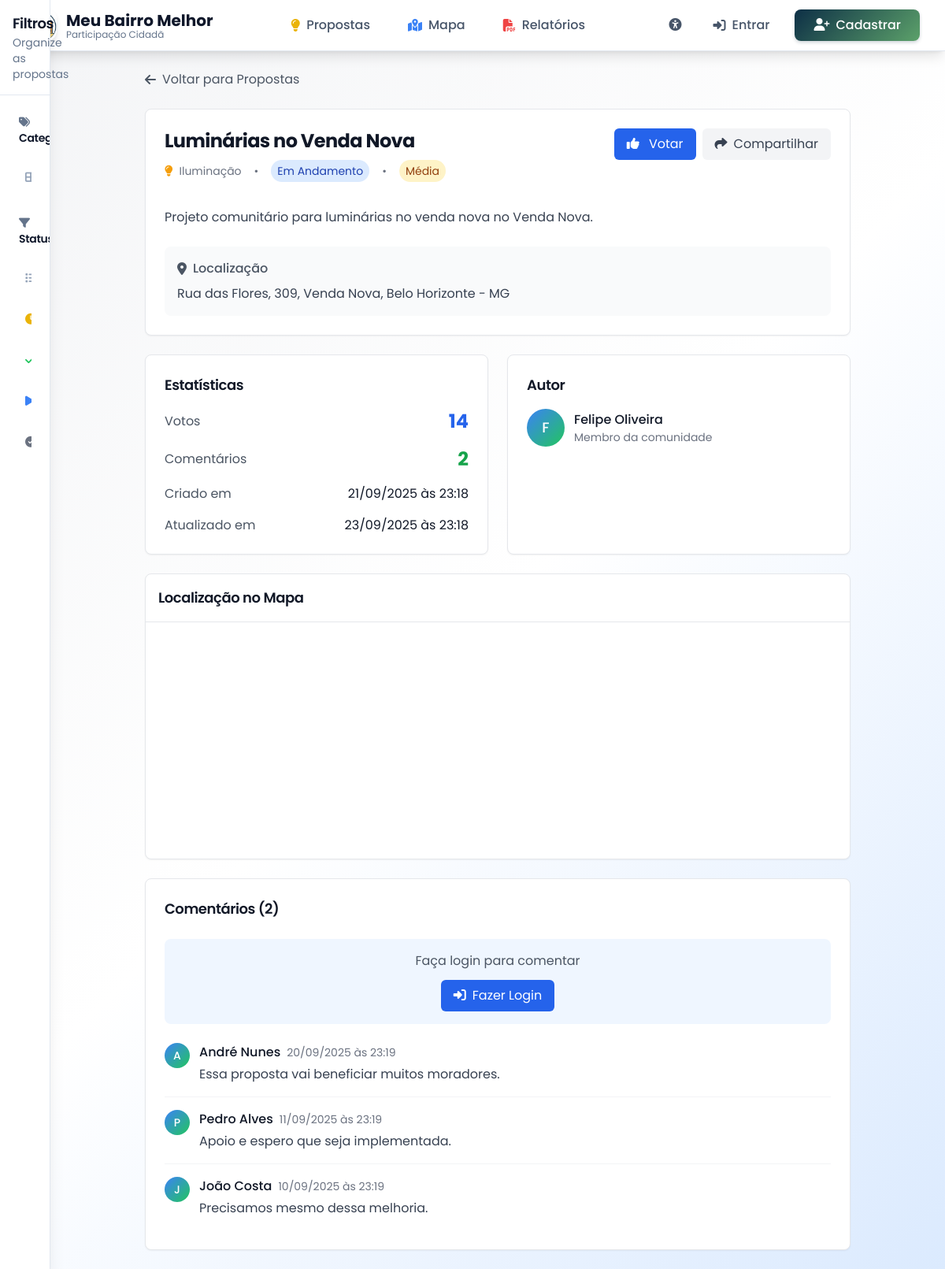
Before: /proposta/34 with the older database file.
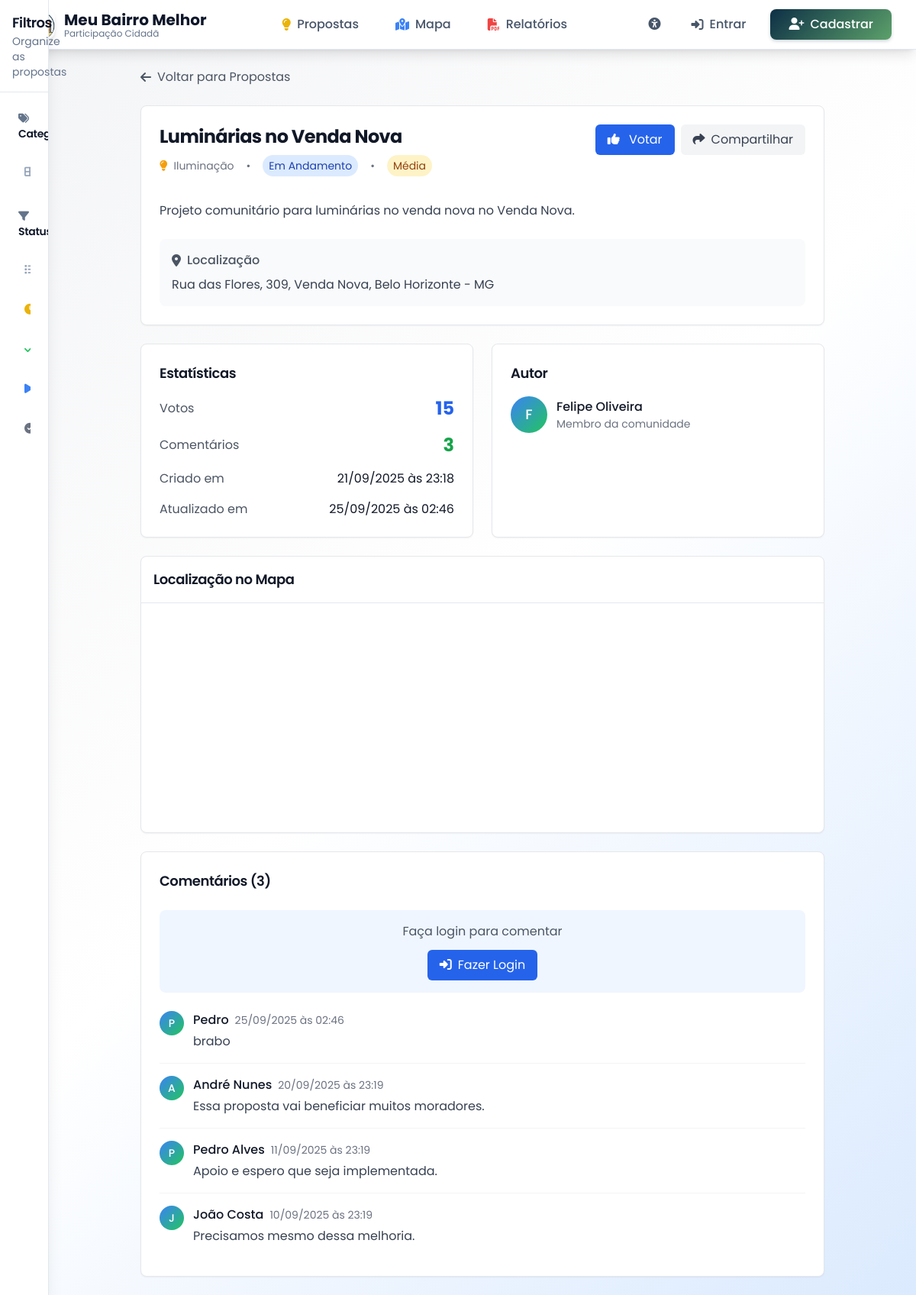
After: the same page with the newer database file.
### app.py (models this page shows, shortened)
class Proposal(db.Model):
    id = db.Column(db.Integer, primary_key=True)
    title = db.Column(db.String(200), nullable=False)
    description = db.Column(db.Text, nullable=False)
    category = db.Column(db.String(50), db.ForeignKey('category.id'), nullable=False)
    latitude = db.Column(db.Float, nullable=False)
    longitude = db.Column(db.Float, nullable=False)
    address = db.Column(db.String(300), nullable=False)
    status = db.Column(db.String(20), default='pending')
    priority = db.Column(db.String(10), default='medium')
    votes_count = db.Column(db.Integer, default=0)
    comments_count = db.Column(db.Integer, default=0)
    author_id = db.Column(db.Integer, db.ForeignKey('user.id'), nullable=False)
    created_at = db.Column(db.DateTime, default=datetime.utcnow)
    updated_at = db.Column(db.DateTime, default=datetime.utcnow, onupdate=datetime.utcnow)
    author = db.relationship('User', backref='proposals')
    category_obj = db.relationship('Category', backref='proposals')

class Category(db.Model):
    id = db.Column(db.String(50), primary_key=True)
    name = db.Column(db.String(100), nullable=False)
    icon = db.Column(db.String(50))
    color = db.Column(db.String(7))

class User(UserMixin, db.Model):
    id = db.Column(db.Integer, primary_key=True)
    email = db.Column(db.String(120), unique=True, nullable=False)
    name = db.Column(db.String(100), nullable=False)
    password_hash = db.Column(db.String(128))
    created_at = db.Column(db.DateTime, default=datetime.utcnow)
    nome_completo = db.Column(db.String(200))
    cpf = db.Column(db.String(14))
    telefone = db.Column(db.String(20))
    endereco = db.Column(db.Text)
    cep = db.Column(db.String(10))
    data_nascimento = db.Column(db.Date)

class Comment(db.Model):
    id = db.Column(db.Integer, primary_key=True)
    proposal_id = db.Column(db.Integer, db.ForeignKey('proposal.id'), nullable=False)
    user_id = db.Column(db.Integer, db.ForeignKey('user.id'), nullable=False)
    content = db.Column(db.Text, nullable=False)
    created_at = db.Column(db.DateTime, default=datetime.utcnow)
    updated_at = db.Column(db.DateTime, default=datetime.utcnow, onupdate=datetime.utcnow)
    user = db.relationship('User', backref='comments')
    proposal = db.relationship('Proposal', backref='comments')
    @property
    def author_name(self):
        return self.user.name if self.user else 'Usuário Anônimo'

### app.py (the view)
@app.route('/proposta/<int:id>')
def proposta_detalhes(id):
    proposal = Proposal.query.get_or_404(id)
    comments = Comment.query.filter_by(proposal_id=id).order_by(Comment.created_at.desc()).all()
    user_voted = False
    if current_user.is_authenticated:
        vote = Vote.query.filter_by(
            proposal_id=id,
            user_id=current_user.id
        ).first()
        user_voted = vote is not None
    return render_template('proposta_detalhes.html',
                         proposal=proposal,
                         comments=comments,
                         user_voted=user_voted)

### templates/proposta_detalhes.html (shortened to what this page needs)
{% extends "base.html" %}
{% block content %}
<div class="max-w-4xl mx-auto space-y-6">
    <div>
        <a href="{{ url_for('index') }}" class="inline-flex items-center text-gray-600 hover:text-gray-900">
            <i class="fas fa-arrow-left mr-2"></i>Voltar para Propostas
        </a>
    </div>
    <div class="bg-white rounded-lg shadow-sm border border-gray-200 p-6">
        <div class="flex items-start justify-between mb-4">
            <div class="flex-1">
                <h1 class="text-2xl font-bold text-gray-900 mb-2">{{ proposal.title }}</h1>
                <div class="flex items-center space-x-4 text-sm text-gray-500 mb-4">
                    <div class="flex items-center space-x-2">
                        <i class="fas fa-{{ proposal.category_obj.icon }}" style="color: {{ proposal.category_obj.color }}"></i>
                        <span>{{ proposal.category_obj.name }}</span>
                    </div>
                    <span>•</span>
                    <span class="status-{{ proposal.status }} px-2 py-1 rounded-full">
                        {% if proposal.status == 'pending' %}Pendente
                        {% elif proposal.status == 'approved' %}Aprovado
                        {% elif proposal.status == 'in_progress' %}Em Andamento
                        {% elif proposal.status == 'completed' %}Concluído
                        {% elif proposal.status == 'rejected' %}Rejeitado
                        {% endif %}
                    </span>
                    <span>•</span>
                    <span class="priority-{{ proposal.priority }} px-2 py-1 rounded-full">
                        {% if proposal.priority == 'low' %}Baixa
                        {% elif proposal.priority == 'medium' %}Média
                        {% elif proposal.priority == 'high' %}Alta
                        {% endif %}
                    </span>
                </div>
            </div>
            <div id="votes" class="flex items-center space-x-2">
                <button onclick="voteProposal({{ proposal.id }})"
                        id="voteButton"
                        class="px-4 py-2 rounded-md transition-colors {% if user_voted %}bg-green-600 hover:bg-green-700 text-white{% else %}bg-blue-600 hover:bg-blue-700 text-white{% endif %}">
                    <i class="fas fa-thumbs-up mr-2"></i>
                    <span id="voteText">{% if user_voted %}Desvotar{% else %}Votar{% endif %}</span>
                </button>
                <button onclick="shareProposal()" class="px-4 py-2 bg-gray-100 text-gray-700 rounded-md hover:bg-gray-200 transition-colors">
                    <i class="fas fa-share mr-2"></i>Compartilhar
                </button>
            </div>
        </div>
        <div class="prose max-w-none">
            <p class="text-gray-700 leading-relaxed">{{ proposal.description }}</p>
        </div>
        <div class="mt-6 p-4 bg-gray-50 rounded-lg">
            <div class="flex items-center text-gray-600 mb-2">
                <i class="fas fa-map-marker-alt mr-2"></i>
                <span class="font-medium">Localização</span>
            </div>
            <p class="text-gray-700">{{ proposal.address }}</p>
        </div>
    </div>
    <div class="grid grid-cols-1 md:grid-cols-2 gap-6">
        <div class="bg-white rounded-lg shadow-sm border border-gray-200 p-6">
            <h3 class="text-lg font-semibold text-gray-900 mb-4">Estatísticas</h3>
            <div class="space-y-4">
                <div class="flex items-center justify-between">
                    <span class="text-gray-600">Votos</span>
                    <span class="text-2xl font-bold text-blue-600" id="votesCount">{{ proposal.votes_count }}</span>
                </div>
                <div class="flex items-center justify-between">
                    <span class="text-gray-600">Comentários</span>
                    <span class="text-2xl font-bold text-green-600" id="commentsCount">{{ proposal.comments_count }}</span>
                </div>
                <div class="flex items-center justify-between">
                    <span class="text-gray-600">Criado em</span>
                    <span class="text-gray-900">{{ proposal.created_at.strftime('%d/%m/%Y às %H:%M') }}</span>
                </div>
                <div class="flex items-center justify-between">
                    <span class="text-gray-600">Atualizado em</span>
                    <span class="text-gray-900">{{ proposal.updated_at.strftime('%d/%m/%Y às %H:%M') }}</span>
                </div>
            </div>
        </div>
        <div class="bg-white rounded-lg shadow-sm border border-gray-200 p-6">
            <h3 class="text-lg font-semibold text-gray-900 mb-4">Autor</h3>
            <div class="flex items-center space-x-3">
                <div class="w-12 h-12 bg-gradient-to-br from-blue-500 to-green-500 rounded-full flex items-center justify-center">
                    <span class="text-white text-lg font-medium">{{ proposal.author.name[0].upper() }}</span>
                </div>
                <div>
                    <p class="font-medium text-gray-900">{{ proposal.author.name }}</p>
                    <p class="text-sm text-gray-500">Membro da comunidade</p>
                </div>
            </div>
        </div>
    </div>
    <div class="bg-white rounded-lg shadow-sm border border-gray-200 overflow-hidden">
        <div class="p-4 border-b border-gray-200">
            <h3 class="text-lg font-semibold text-gray-900">Localização no Mapa</h3>
        </div>
        <div id="proposalMap" style="height: 300px;"></div>
    </div>
    <div id="comments" class="bg-white rounded-lg shadow-sm border border-gray-200 p-6">
        <div class="flex items-center justify-between mb-6">
            <h3 class="text-lg font-semibold text-gray-900">
                Comentários (<span id="commentsCountHeader">{{ proposal.comments_count }}</span>)
            </h3>
        </div>
        {% if current_user.is_authenticated %}
        <div class="mb-6 p-4 bg-gray-50 rounded-lg">
            <form id="commentForm">
                <div class="mb-3">
                    <label class="block text-sm font-medium text-gray-700 mb-2">Adicionar Comentário</label>
                    <textarea id="commentContent" rows="3"
                              class="w-full px-3 py-2 border border-gray-300 rounded-md focus:outline-none focus:ring-2 focus:ring-blue-500"
                              placeholder="Escreva seu comentário..."></textarea>
                </div>
                <button type="submit" class="px-4 py-2 bg-blue-600 text-white rounded-md hover:bg-blue-700 transition-colors">
                    <i class="fas fa-comment mr-2"></i>Comentar
                </button>
            </form>
        </div>
        {% else %}
        <div class="mb-6 p-4 bg-blue-50 rounded-lg text-center">
            <p class="text-gray-600 mb-3">Faça login para comentar</p>
            <button onclick="openLoginModal()" class="px-4 py-2 bg-blue-600 text-white rounded-md hover:bg-blue-700 transition-colors">
                <i class="fas fa-sign-in-alt mr-2"></i>Fazer Login
            </button>
        </div>
        {% endif %}
        <div id="commentsList" class="space-y-4">
            {% for comment in comments %}
            <div class="border-b border-gray-100 pb-4 last:border-b-0">
                <div class="flex items-start space-x-3">
                    <div class="w-8 h-8 bg-gradient-to-br from-blue-500 to-green-500 rounded-full flex items-center justify-center flex-shrink-0">
                        <span class="text-white text-sm font-medium">{{ comment.author_name[0].upper() }}</span>
                    </div>
                    <div class="flex-1">
                        <div class="flex items-center space-x-2 mb-1">
                            <span class="font-medium text-gray-900">{{ comment.author_name }}</span>
                            <span class="text-sm text-gray-500">{{ comment.created_at.strftime('%d/%m/%Y às %H:%M') }}</span>
                        </div>
                        <p class="text-gray-700">{{ comment.content }}</p>
                    </div>
                </div>
            </div>
            {% endfor %}
        </div>
    </div>
</div>
{% endblock %}

Changed rows visible on the page:
changed Proposal "Luminárias no Venda Nova": votes_count "14" → "15"; comments_count "2" → "3"; updated_at "23/09/2025 às 23:18" → "25/09/2025 às 02:46"
added Comment: name "P", author_name "Pedro", created_at "25/09/2025 às 02:46", content "brabo"
